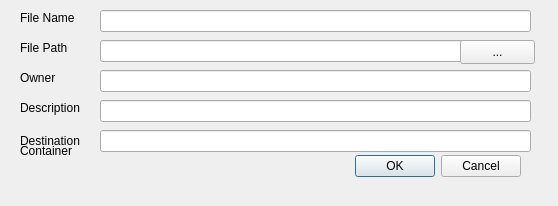
<?xml version="1.0" encoding="UTF-8"?>
<ui version="4.0">
 <class>FileInfomation</class>
 <widget class="QDialog" name="FileInfomation">
  <property name="geometry">
   <rect>
    <x>0</x>
    <y>0</y>
    <width>558</width>
    <height>206</height>
   </rect>
  </property>
  <property name="windowTitle">
   <string>File Information</string>
  </property>
  <widget class="QDialogButtonBox" name="buttonBox">
   <property name="geometry">
    <rect>
     <x>180</x>
     <y>150</y>
     <width>341</width>
     <height>32</height>
    </rect>
   </property>
   <property name="orientation">
    <enum>Qt::Horizontal</enum>
   </property>
   <property name="standardButtons">
    <set>QDialogButtonBox::Cancel|QDialogButtonBox::Ok</set>
   </property>
  </widget>
  <widget class="QLineEdit" name="lineEdit">
   <property name="geometry">
    <rect>
     <x>100</x>
     <y>10</y>
     <width>431</width>
     <height>22</height>
    </rect>
   </property>
  </widget>
  <widget class="QLineEdit" name="lineEdit_2">
   <property name="geometry">
    <rect>
     <x>100</x>
     <y>40</y>
     <width>431</width>
     <height>22</height>
    </rect>
   </property>
  </widget>
  <widget class="QLineEdit" name="lineEdit_3">
   <property name="geometry">
    <rect>
     <x>100</x>
     <y>100</y>
     <width>431</width>
     <height>22</height>
    </rect>
   </property>
  </widget>
  <widget class="QLineEdit" name="lineEdit_4">
   <property name="geometry">
    <rect>
     <x>100</x>
     <y>70</y>
     <width>431</width>
     <height>22</height>
    </rect>
   </property>
  </widget>
  <widget class="QLabel" name="label">
   <property name="geometry">
    <rect>
     <x>20</x>
     <y>10</y>
     <width>61</width>
     <height>16</height>
    </rect>
   </property>
   <property name="text">
    <string>File Name</string>
   </property>
  </widget>
  <widget class="QLabel" name="label_2">
   <property name="geometry">
    <rect>
     <x>20</x>
     <y>40</y>
     <width>55</width>
     <height>16</height>
    </rect>
   </property>
   <property name="text">
    <string>File Path</string>
   </property>
  </widget>
  <widget class="QLabel" name="label_3">
   <property name="geometry">
    <rect>
     <x>20</x>
     <y>70</y>
     <width>55</width>
     <height>16</height>
    </rect>
   </property>
   <property name="text">
    <string>Owner</string>
   </property>
  </widget>
  <widget class="QLabel" name="label_4">
   <property name="geometry">
    <rect>
     <x>20</x>
     <y>100</y>
     <width>71</width>
     <height>16</height>
    </rect>
   </property>
   <property name="text">
    <string>Description</string>
   </property>
  </widget>
  <widget class="QPushButton" name="openDirButton">
   <property name="geometry">
    <rect>
     <x>460</x>
     <y>40</y>
     <width>75</width>
     <height>24</height>
    </rect>
   </property>
   <property name="text">
    <string>...</string>
   </property>
  </widget>
  <widget class="QLabel" name="label_5">
   <property name="geometry">
    <rect>
     <x>20</x>
     <y>130</y>
     <width>71</width>
     <height>21</height>
    </rect>
   </property>
   <property name="text">
    <string>Destination </string>
   </property>
  </widget>
  <widget class="QLineEdit" name="lineEdit_5">
   <property name="geometry">
    <rect>
     <x>100</x>
     <y>130</y>
     <width>431</width>
     <height>22</height>
    </rect>
   </property>
  </widget>
  <widget class="QLabel" name="label_6">
   <property name="geometry">
    <rect>
     <x>20</x>
     <y>140</y>
     <width>71</width>
     <height>21</height>
    </rect>
   </property>
   <property name="text">
    <string>Container</string>
   </property>
  </widget>
 </widget>
 <resources/>
 <connections>
  <connection>
   <sender>buttonBox</sender>
   <signal>accepted()</signal>
   <receiver>FileInfomation</receiver>
   <slot>accept()</slot>
   <hints>
    <hint type="sourcelabel">
     <x>248</x>
     <y>254</y>
    </hint>
    <hint type="destinationlabel">
     <x>157</x>
     <y>274</y>
    </hint>
   </hints>
  </connection>
  <connection>
   <sender>buttonBox</sender>
   <signal>rejected()</signal>
   <receiver>FileInfomation</receiver>
   <slot>reject()</slot>
   <hints>
    <hint type="sourcelabel">
     <x>316</x>
     <y>260</y>
    </hint>
    <hint type="destinationlabel">
     <x>286</x>
     <y>274</y>
    </hint>
   </hints>
  </connection>
 </connections>
</ui>
